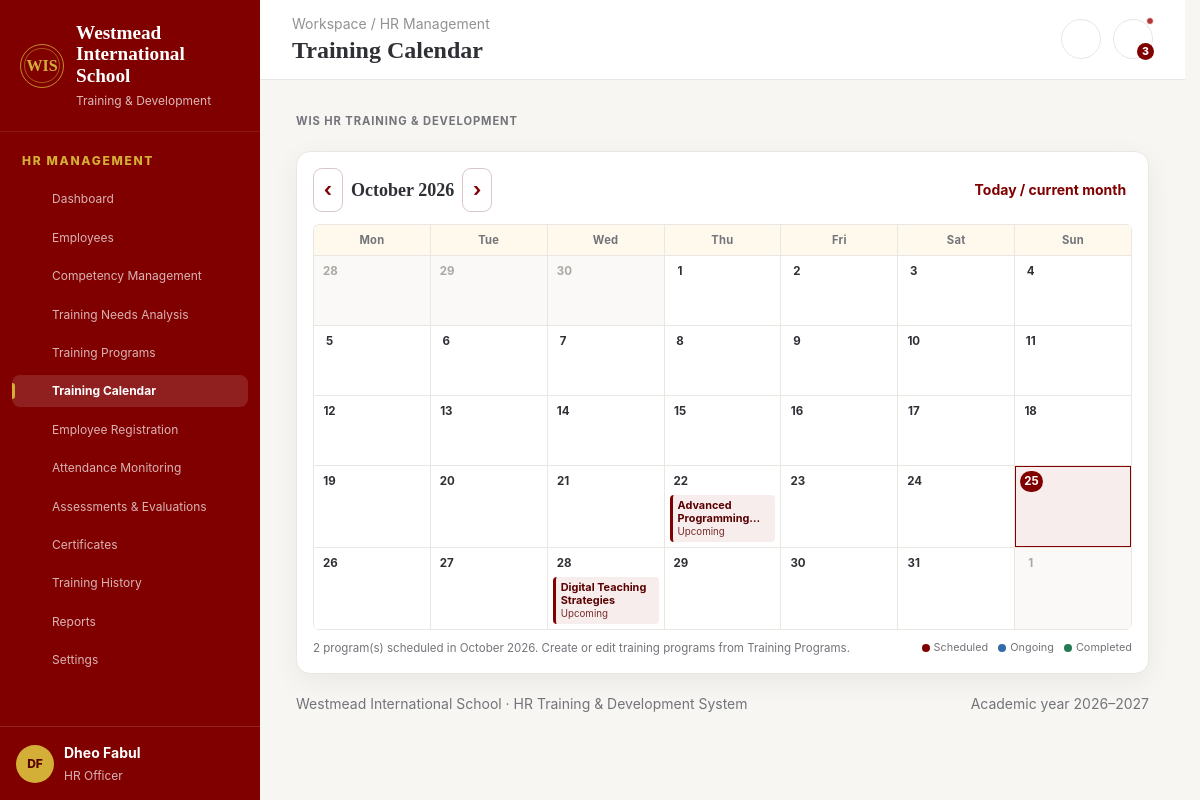
The page /admin/calendar.php (signed in) on the database its author committed.
### tables this page shows
CREATE TABLE `training_programs` (
  `id` int(10) UNSIGNED NOT NULL,
  `title` varchar(180) NOT NULL,
  `category` varchar(120) NOT NULL,
  `specialization` varchar(120) NOT NULL,
  `description` text DEFAULT NULL,
  `trainer_user_id` int(10) UNSIGNED DEFAULT NULL,
  `start_date` date NOT NULL,
  `end_date` date DEFAULT NULL,
  `start_time` time DEFAULT NULL,
  `venue` varchar(160) DEFAULT NULL,
  `capacity` smallint(5) UNSIGNED NOT NULL DEFAULT 30,
  `status` enum('Draft','Upcoming','Ongoing','Completed','Cancelled') NOT NULL DEFAULT 'Upcoming',
  `created_by` int(10) UNSIGNED DEFAULT NULL,
  `created_at` timestamp NOT NULL DEFAULT current_timestamp()
);

### admin/calendar.php (the view, shortened to what this page needs)
<?php
require_once __DIR__ . '/../includes/page_bootstrap.php';
function render_calendar(PDO $pdo): string
{
    $month = filter_input(INPUT_GET, 'month', FILTER_VALIDATE_INT);
    $year = filter_input(INPUT_GET, 'year', FILTER_VALIDATE_INT);
    $month = $month === false || $month === null ? (int) date('n') : $month;
    $year = $year === false || $year === null ? (int) date('Y') : $year;
    $date = DateTimeImmutable::createFromFormat('!Y-n-j', sprintf('%d-%d-1', $year, $month));
    $date = $date->modify('first day of this month');
    $month = (int) $date->format('n');
    $year = (int) $date->format('Y');
    $first = $date->getTimestamp();
    $start = (int) date('N', $first);
    $days = (int) $date->format('t');
    $prevDate = $date->modify('-1 month');
    $nextDate = $date->modify('+1 month');
    $today = date('Y-m-d');
    $st = $pdo->prepare(
        "SELECT id, title, start_date, status
         FROM training_programs
         WHERE YEAR(start_date) = ?
           AND MONTH(start_date) = ?
           AND status <> 'Cancelled'
         ORDER BY start_date ASC, title ASC"
    );
    $st->execute([$year, $month]);
    $progs = $st->fetchAll(PDO::FETCH_ASSOC);
    $byDay = [];
    foreach ($progs as $program) {
        $programDate = strtotime((string) ($program['start_date'] ?? ''));
        if ($programDate !== false) {
            $byDay[(int) date('j', $programDate)][] = $program;
        }
    }
    $html = page_intro(
        '',
        ''
    );
    $html .= '<section class="card calendar-card" aria-label="Training calendar">'
        . '<div class="calendar-toolbar">'
        . '<a class="btn btn-secondary calendar-nav" href="?page=Training%20Calendar&amp;month='
        . $prevDate->format('n') . '&amp;year=' . $prevDate->format('Y')
        . '" aria-label="Previous month">&#8249;</a>'
        . '<h2 class="calendar-month-title">' . h($date->format('F Y')) . '</h2>'
        . '<a class="btn btn-secondary calendar-nav" href="?page=Training%20Calendar&amp;month='
        . $nextDate->format('n') . '&amp;year=' . $nextDate->format('Y')
        . '" aria-label="Next month">&#8250;</a>'
        . '<div class="calendar-view-switch"><a class="btn btn-ghost" href="?page=Training%20Calendar">Today / current month</a></div>'
        . '</div>'
        . '<div class="calendar-grid" role="grid" aria-label="' . h($date->format('F Y')) . '">';
    foreach (['Mon', 'Tue', 'Wed', 'Thu', 'Fri', 'Sat', 'Sun'] as $dayName) {
        $html .= '<div class="weekday" role="columnheader">' . h($dayName) . '</div>';
    }
    $cellCount = (int) (ceil(($start + $days - 1) / 7) * 7);
    $previousMonthDays = (int) $date->modify('-1 month')->format('t');
    for ($i = 1; $i <= $cellCount; $i++) {
        $day = $i - $start + 1;
        $outside = false;
        $cellDate = '';
        if ($day < 1) {
            $label = $previousMonthDays + $day;
            $outside = true;
            $cellDate = $prevDate->format('Y-m-') . str_pad((string) $label, 2, '0', STR_PAD_LEFT);
        } elseif ($day > $days) {
            $label = $day - $days;
            $outside = true;
            $cellDate = $nextDate->format('Y-m-') . str_pad((string) $label, 2, '0', STR_PAD_LEFT);
        } else {
            $label = $day;
            $cellDate = $date->format('Y-m-') . str_pad((string) $day, 2, '0', STR_PAD_LEFT);
        }
        $classes = ['cal-day'];
        if ($outside) {
            $classes[] = 'outside';
        }
        if ($cellDate === $today) {
            $classes[] = 'is-today';
        }
        $html .= '<div class="' . h(implode(' ', $classes)) . '" role="gridcell"'
            . ' aria-label="' . h(date('F j, Y', strtotime($cellDate))) . '">'
            . '<span class="cal-day-number">' . (int) $label . '</span>';
        if (!$outside && isset($byDay[$day])) {
            foreach ($byDay[$day] as $program) {
                $status = (string) ($program['status'] ?? '');
                $statusClass = match ($status) {
                    'Completed' => 'green',
                    'Ongoing' => 'blue',
                    default => 'maroon',
                };
                $title = (string) ($program['title'] ?? 'Training program');
                $html .= '<a class="cal-event ' . h($statusClass) . '" href="?page=Training%20Programs"'
                    . ' title="' . h($title) . ' — ' . h($status) . '">'
                    . '<span class="cal-event-title">' . h($title) . '</span>'
                    . '<span class="cal-event-status">' . h($status) . '</span>'
                    . '</a>';
            }
        }
        $html .= '</div>';
    }
    $html .= '</div>'
        . '<div class="calendar-footer"><p class="small-muted">'
        . count($progs) . ' program(s) scheduled in ' . h($date->format('F Y'))
        . '. Create or edit training programs from Training Programs.</p>'
        . '<div class="calendar-legend" aria-label="Program status legend">'
        . '<span><i class="legend-dot maroon"></i> Scheduled</span>'
        . '<span><i class="legend-dot blue"></i> Ongoing</span>'
        . '<span><i class="legend-dot green"></i> Completed</span>'
        . '</div></div></section>';
    return $html;
}
$content = render_calendar($pdo);

### assets/style.css (style rules this page uses)
:root { --font-heading: Georgia, "Times New Roman", serif; --font-body: Inter, ui-sans-serif, system-ui, -apple-system, BlinkMacSystemFont, "Segoe UI", sans-serif; --text-xs: .75rem; --text-sm: .875rem; --text-base: 1rem; --text-lg: 1.125rem; --text-xl: 1.5rem; --text-2xl: 2rem; --text-metric: 1.5rem; --maroon: #800000; --maroon-dark: #590000; --maroon-soft: #f8eded; --gold: #d4af37; --gold-soft: #fff8df; --cream: #fff9ed; --ink: #2f3035; --muted: #73747a; --line: #e9e7e2; --green: #237a57; --green-soft: #eaf7f1; --red: #b53939; --red-soft: #fceded; --blue: #326ca8; --blue-soft: #edf4fb; --shadow: 0 8px 28px rgba(36, 24, 20, .06); font-family: var(--font-body); font-size: var(--text-base); color: var(--ink); background: #f7f6f3; font-synthesis: none; }
*, *::before, *::after { box-sizing: border-box; }
html { min-height: 100%; overflow-y: scroll; scrollbar-gutter: stable; }
body { margin: 0; min-width: 320px; min-height: 100vh; font-family: var(--font-body); color: var(--ink); background: #f7f6f3; line-height: 1.45; }
a { color: inherit; }
h1, h2, h3, h4, p { overflow-wrap: anywhere; }
h1, h2, h3, h4 { color: inherit; }
.muted, .small-muted { color: var(--muted); }
.btn { display: inline-flex; align-items: center; justify-content: center; gap: 8px; min-height: 40px; padding: 10px 16px; border: 1px solid var(--maroon); border-radius: 10px; color: #fff; background: var(--maroon); font-size: var(--text-sm); font-weight: 700; line-height: 1.2; text-decoration: none; transition: background .15s ease, border-color .15s ease; }
.btn-secondary { border-color: var(--maroon-dark); background: var(--maroon-dark); }
.btn-ghost { border-color: var(--line); color: var(--ink); background: #fff; }
.card { min-width: 0; padding: 20px; border: 1px solid var(--line); border-radius: 14px; background: #fff; box-shadow: var(--shadow); }
.btn { min-height: 2.75rem; border: 1px solid var(--maroon); border-radius: 0.55rem; color: #fff; background: var(--maroon); font-weight: 750; padding: 0.7rem 1rem; display: inline-flex; align-items: center; justify-content: center; gap: 0.45rem; white-space: normal; font-size: var(--text-sm); transition: background 0.16s ease, border-color 0.16s ease, transform 0.16s ease; }
.btn-secondary { color: var(--maroon); background: #fff; border-color: #d9c6c6; }
.btn-ghost { background: transparent; color: var(--maroon); border-color: transparent; padding-left: 0.3rem; padding-right: 0.3rem; }

### includes/layout.php (style rules this page uses)
html { overflow-y: scroll; scrollbar-gutter: stable; }

### rows shown on the page
training_programs: title "Advanced…", status "Upcoming"
training_programs: title "Digital Teaching Strategies", status "Upcoming"

### other values the page prints
$roleText "HR MANAGEMENT"
$label "Dashboard"
$label "Employees"
$label "Competency Management"
$label "Training Needs Analysis"
$label "Training Programs"
$label "Training Calendar"
$label "Employee Registration"
$label "Attendance Monitoring"
$label "Assessments & Evaluations"
$label "Certificates"
$label "Training History"
$label "Reports"
$label "Settings"
$initial "DF"
